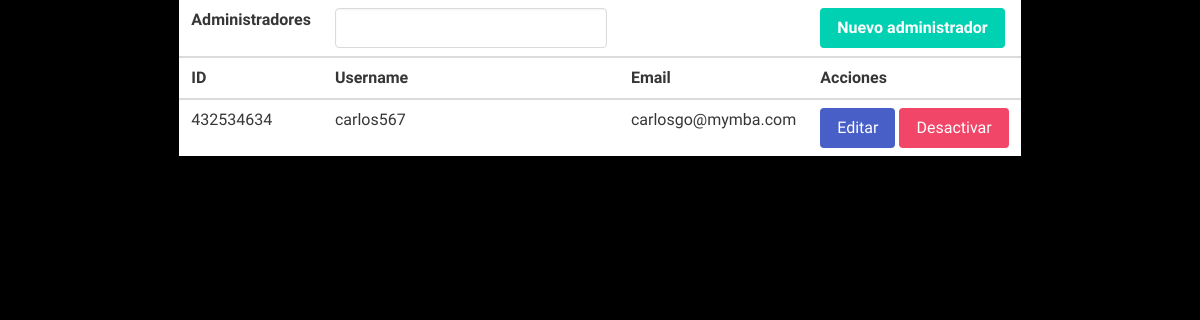
Page /admin/admin_action/admins.php on the earlier database version.
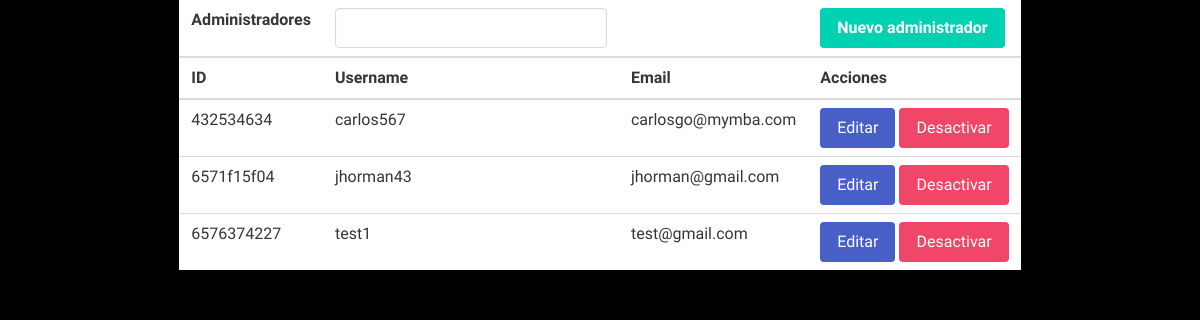
Same page on the later database version.
### tables this page shows
CREATE TABLE `administradores` (
  `id` varchar(100) NOT NULL,
  `username` varchar(10) NOT NULL,
  `email` varchar(100) NOT NULL,
  `clave` varchar(200) NOT NULL,
  `activo` tinyint(1) NOT NULL DEFAULT '1'
);

### admin/admin_action/admins.php (the view, shortened to what this page needs)
<!DOCTYPE html>
<html lang="en">
<head>
    <link rel="stylesheet" href="https://cdn.jsdelivr.net/npm/bulma@0.9.4/css/bulma.min.css">
    <link rel="stylesheet" href="https://cdn.jsdelivr.net/npm/bulma@0.9.4/css/bulma-rtl.min.css">
    <link rel="stylesheet" href="https://cdnjs.cloudflare.com/ajax/libs/font-awesome/6.4.2/css/all.min.css">
    <link rel="stylesheet" href="../crud_produ/estyles/cri.css">
</head>
<body>
    <div class="tata">
        <table class="table">
            <thead>
                <tr>
                    <th>Administradores</h1>
                    </th>
                    <th><input type="search" class="input"></th>
                    <th></th>
                    <th> <a href="registro.php" class="button is-primary">Nuevo administrador</a></th>
                </tr>
                <tr>
                    <th>ID</th>
                    <th>Username</th>
                    <th>Email</th>
                    <th>Acciones</th>
                </tr>
            </thead>
            <tbody>
                <?php
                $database = new Database();
                $conexion = $database->connect();
                $query = "SELECT*FROM administradores WHERE activo = 1";
                $result = $conexion->query($query);
                if ($result->num_rows > 0) {
                    while ($row = $result->fetch_assoc()) {
                        echo "<tr>";
                        echo "<td>" . $row["id"] . "</td>";
                        echo "<td>" . $row["username"] . "</td>";
                        echo "<td>" . $row["email"] . "</td>";
                        echo '<td><a href="updateadmin.php?id=' . $row["id"] . '" class="button is-link">Editar</a> <a href="deleteadmin.php?id=' . $row["id"] . '" class="button is-danger">Desactivar</a></td>';
                        echo "</tr>";
                    }
                }
                ?>
            </tbody>
        </table>
    </div>
</body>
</html>

Differences in the rows shown:
added administradores: id "6571f15f04", username "jhorman43", email "jhorman@gmail.com"
added administradores: id "6576374227", username "test1", email "test@gmail.com"
